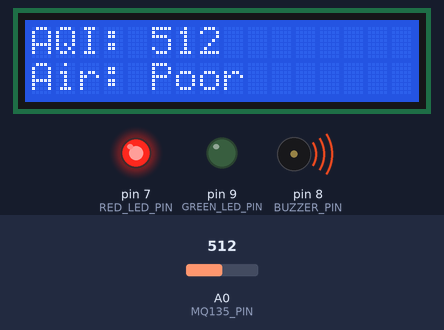
A sketch run on a simulated Arduino Uno, built with avr-gcc and run on an emulated ATmega328P. Shown: 16×2 character LCD, output pins drawn as LEDs (lit = HIGH), buzzer (waves = sounding, pin HIGH). The test bench sets the inputs (shaded band); at power-on: A0 (MQ135_PIN) = 512.

Above: at 3.2 s.
3.3 s: A0 (MQ135_PIN) set to 172
At 5.3 s:
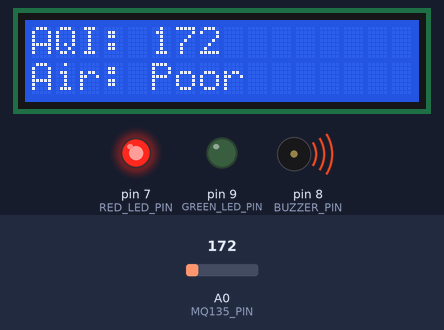
5.6 s: A0 (MQ135_PIN) set to 152
At 7.2 s:
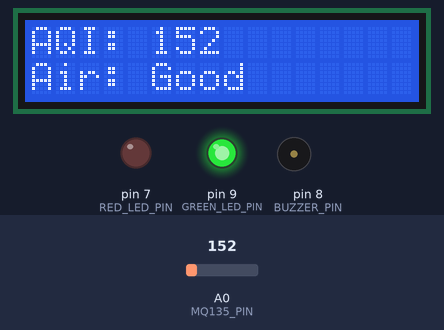
7.6 s: A0 (MQ135_PIN) set to 170
At 9.0 s:
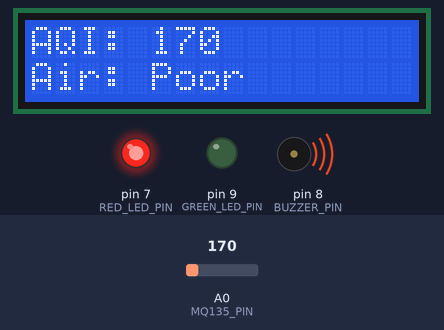
Timing chart, 0 to 10.6 s (numbered marks = the images above; inputs shaded):
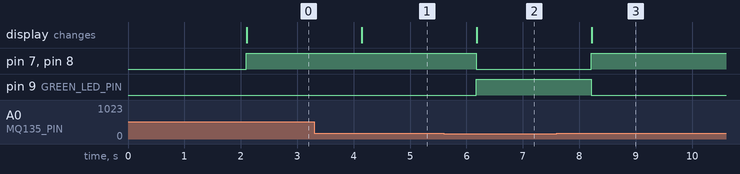

Measured:
- the behaviour switches between 161 and 160 on A0 (MQ135_PIN) (found by bisection; images 1 and 2)
- after the input at 3.3 s, the display: changes after 0.84 s (image 1)
- after the input at 5.6 s, pin 7 (RED_LED_PIN), pin 8 (BUZZER_PIN): HIGH → LOW after 0.57 s; pin 9 (GREEN_LED_PIN): LOW → HIGH after 0.57 s; the display: changes after 0.58 s (image 2)
- after the input at 7.6 s, pin 7 (RED_LED_PIN), pin 8 (BUZZER_PIN): LOW → HIGH after 0.62 s; pin 9 (GREEN_LED_PIN): HIGH → LOW after 0.62 s; the display: changes after 0.62 s (image 3)

The sketch:

aqi_station.ino
```cpp
#include <Wire.h>
#include <LiquidCrystal_I2C.h>

#define MQ135_PIN A0          // MQ-135 sensor connected to analog pin A0
#define GREEN_LED_PIN 9       // Green LED connected to digital pin 2
#define RED_LED_PIN 7         // Red LED connected to digital pin 3
#define BUZZER_PIN 8          // Buzzer connected to digital pin 4

const int AQ_THRESHOLD = 160; // Air quality threshold (adjust based on calibration)

// Initialize the LCD with I2C address 0x27, 16 chars, and 2 lines
LiquidCrystal_I2C lcd(0x27, 16, 2);

void setup() {
  pinMode(GREEN_LED_PIN, OUTPUT);
  pinMode(RED_LED_PIN, OUTPUT);
  pinMode(BUZZER_PIN, OUTPUT);

  lcd.begin();
  lcd.backlight();
  lcd.setCursor(0, 0);
  lcd.print("Air Quality Index");

  delay(2000);
}
void loop() {
  int airQuality = analogRead(MQ135_PIN); // Read MQ-135 sensor value
  lcd.clear();
  lcd.setCursor(0, 0);
  lcd.print("AQI: ");
  lcd.print(airQuality);

  if (airQuality > AQ_THRESHOLD) {
    // Bad air quality
    digitalWrite(RED_LED_PIN, HIGH);      // Turn on red LED
    digitalWrite(GREEN_LED_PIN, LOW);     // Turn off green LED
    digitalWrite(BUZZER_PIN, HIGH);       // Turn on buzzer
    lcd.setCursor(0, 1);
    lcd.print("Air: Poor");
  } else {
    // Good air quality
    digitalWrite(GREEN_LED_PIN, HIGH);    // Turn on green LED
    digitalWrite(RED_LED_PIN, LOW);       // Turn off red LED
    digitalWrite(BUZZER_PIN, LOW);        // Turn off buzzer
    lcd.setCursor(0, 1);
    lcd.print("Air: Good");
  }

  delay(1000); // Update every second
}
```
